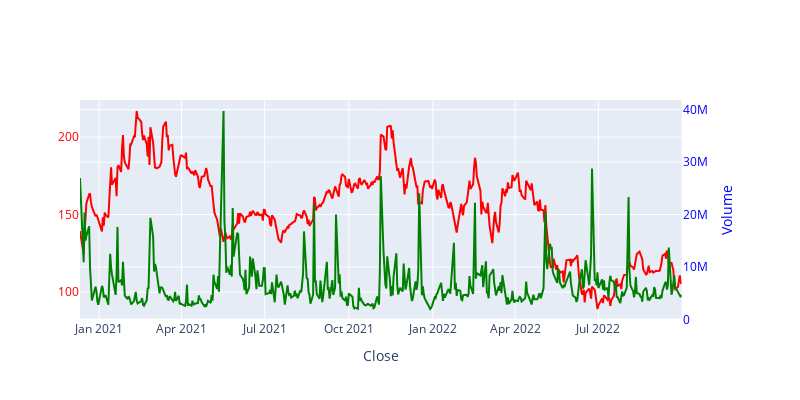

The code cell stored with this chart in its notebook:
### Code cell
# plotly로 2중축 차트
from plotly.subplots import make_subplots
fig = make_subplots(specs=[[{"secondary_y":True}]]) # 2dimesion list로 spec 지정

# 축 설정
sub_fig_1 = px.line(df_abnb, x='Date', y='Close')
sub_fig_1.update_traces(line_color='red')
sub_fig_2 = px.line(df_abnb, x='Date', y='Volume')
sub_fig_2.update_traces(line_color='green')
sub_fig_2.update_traces(yaxis='y2')

# 2개의 축 더하기
fig.add_traces(sub_fig_1.data + sub_fig_2.data)

# 레이블 설정
fig.layout.xaxis.title = 'Date'
fig.layout.xaxis.title = 'Close'
fig.layout.yaxis.color ='red'
fig.layout.yaxis2.title ='Volume'
fig.layout.yaxis2.color ='blue'

fig.update_layout(width=800, height=400)

### Figure 1 — Plotly figure (JSON) as saved in the notebook; plotly's stock layout.template omitted (floating-point values rounded to 4 significant figures; data arrays with more than 128 entries replaced by an {"elided": "..."} marker saying what was removed)
{"data": [{"hovertemplate": "Date=%{x}<br>Close=%{y}<extra></extra>", "legendgroup": "", "line": {"color": "red", "dash": "solid"}, "marker": {"symbol": "circle"}, "mode": "lines", "name": "", "orientation": "v", "showlegend": false, "type": "scatter", "x": {"elided": "454 str values"}, "xaxis": "x", "y": {"elided": "454 float values"}, "yaxis": "y"}, {"hovertemplate": "Date=%{x}<br>Volume=%{y}<extra></extra>", "legendgroup": "", "line": {"color": "green", "dash": "solid"}, "marker": {"symbol": "circle"}, "mode": "lines", "name": "", "orientation": "v", "showlegend": false, "type": "scatter", "x": {"elided": "454 str values"}, "xaxis": "x", "y": {"elided": "454 int values"}, "yaxis": "y2"}], "layout": {"height": 400, "width": 800, "xaxis": {"anchor": "y", "domain": [0, 0.94], "title": {"text": "Close"}}, "yaxis": {"anchor": "x", "color": "red", "domain": [0, 1]}, "yaxis2": {"anchor": "x", "color": "blue", "overlaying": "y", "side": "right", "title": {"text": "Volume"}}}}
